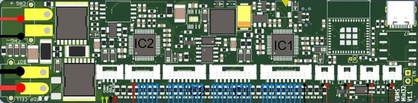
#> input picture Q VFBMS32 AI PCB/_reference/vfbms32_cad_top_reference_rotated.png, 418 x 103 px, shrunk from 813 x 200 before the run, found by its file name
$ python crop_region.py
#> lines starting #> are read from the running program, lines starting #| are printed output that depends on the picture
from PIL import Image

cad_img = Image.open(r"c:\Users\quinn\Documents\GitHub\Fungineers PCB designs\Q VFBMS32 AI PCB\_reference\vfbms32_cad_top_reference_rotated.png")
#> cad_img is the input picture: PIL image 418x103 RGB; mean R, G, B 109, 124.1, 105.2
# 813 x 200
# 0 to 130 mm, 0 to 32 mm
scale_x = cad_img.width / 130.0
#> scale_x = 3.22
scale_y = cad_img.height / 32.0
#> scale_y = 3.22

# Crop around X = 5..18 mm, Y = 10..24 mm
box_cad = (int(4.0 * scale_x), int(10.0 * scale_y), int(18.0 * scale_x), int(24.0 * scale_y))
#> box_cad = (12, 32, 57, 77)
crop_cad = cad_img.crop(box_cad)
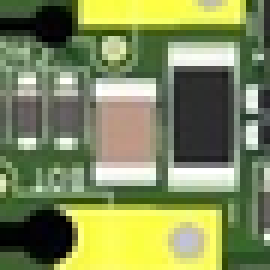
#> crop_cad: PIL image 45x45 RGB (shown 6 times larger); mean R, G, B 128.5, 139.2, 90.9
crop_cad.save(r"c:\Users\quinn\Documents\GitHub\Fungineers PCB designs\Q VFBMS32 AI PCB\scratch\crop_cad_target.png")
print("Saved crop_cad_target.png, size:", crop_cad.size)
#| Saved crop_cad_target.png, size: (45, 45)

# If 3d top exists:
try:
    top_3d = Image.open(r"c:\Users\quinn\Documents\GitHub\Fungineers PCB designs\Q VFBMS32 AI PCB\VFBMS32_3d_top.png")
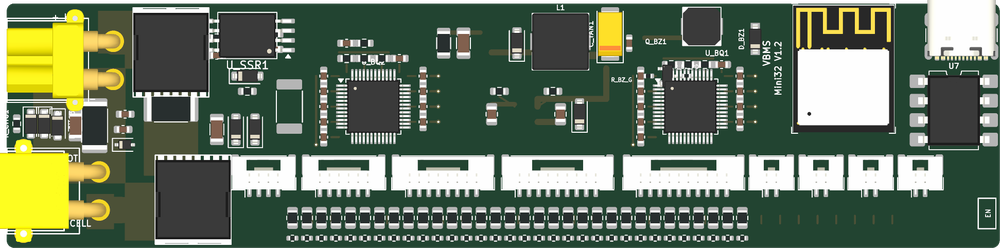
#> input picture Q VFBMS32 AI PCB/VFBMS32_3d_top.png, 1000 x 248 px, shrunk from 1943 x 482 before the run, found by its file name
#> top_3d is the input picture: PIL image 1000x248 RGBA; mean R, G, B, A 98.2, 113.4, 90.2, 250.1
    scale_3d_x = top_3d.width / 130.0
#> scale_3d_x = 7.69
    scale_3d_y = top_3d.height / 32.0
#> scale_3d_y = 7.75
    crop_3d = top_3d.crop((int(4.0 * scale_3d_x), int(10.0 * scale_3d_y), int(18.0 * scale_3d_x), int(24.0 * scale_3d_y)))
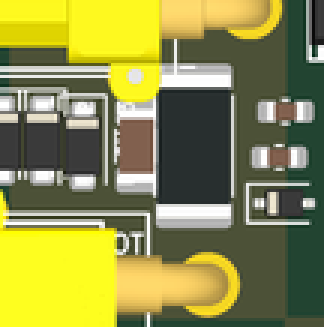
#> crop_3d: PIL image 108x109 RGBA (shown 3 times larger); mean R, G, B, A 142.1, 142.2, 74.8, 255
    crop_3d.save(r"c:\Users\quinn\Documents\GitHub\Fungineers PCB designs\Q VFBMS32 AI PCB\scratch\crop_3d_target.png")
    print("Saved crop_3d_target.png, size:", crop_3d.size)
#| Saved crop_3d_target.png, size: (108, 109)
except Exception as e:
    print("3D error:", e)

# If real top exists:
try:
    real_top = Image.open(r"c:\Users\quinn\Documents\GitHub\Fungineers PCB designs\Q VFBMS32 AI PCB\_reference\vfbms32_real_top_hd.png")
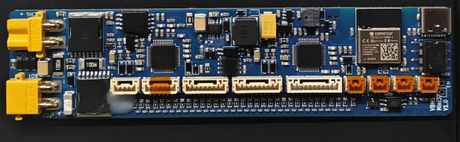
#> input picture Q VFBMS32 AI PCB/_reference/vfbms32_real_top_hd.png, 460 x 142 px, shrunk from 894 x 276 before the run, found by its file name
#> real_top is the input picture: PIL image 460x142 RGBA; mean R, G, B, A 67.7, 66.9, 63.1, 255
    scale_rt_x = real_top.width / 130.0
#> scale_rt_x = 3.54
    scale_rt_y = real_top.height / 32.0
#> scale_rt_y = 4.44
    crop_rt = real_top.crop((int(4.0 * scale_rt_x), int(10.0 * scale_rt_y), int(18.0 * scale_rt_x), int(24.0 * scale_rt_y)))
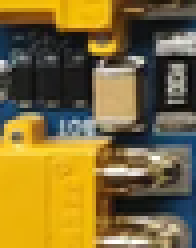
#> crop_rt: PIL image 49x62 RGBA (shown 4 times larger); mean R, G, B, A 128.2, 108.7, 55.6, 255
    crop_rt.save(r"c:\Users\quinn\Documents\GitHub\Fungineers PCB designs\Q VFBMS32 AI PCB\scratch\crop_real_target.png")
    print("Saved crop_real_target.png, size:", crop_rt.size)
#| Saved crop_real_target.png, size: (49, 62)
except Exception as e:
    print("Real error:", e)
